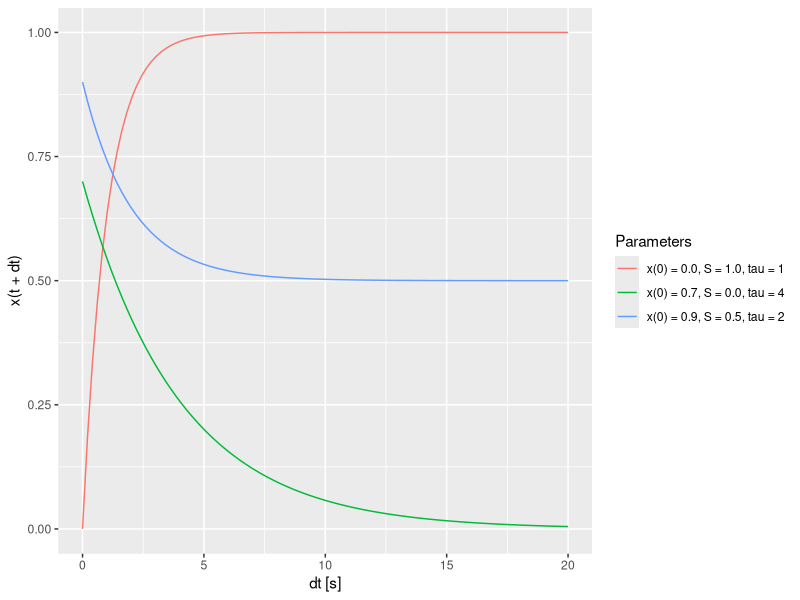

R code for this plot:
## ---- chunk 1
knitr::opts_chunk$set(
  collapse = TRUE,
  echo = FALSE,
  warning = FALSE,
  message = FALSE,
  comment = "#>"
)

library(dplyr)
library(ggplot2)
## ---- chunk 2
t <- seq(0, 20, length.out=100)
df <- 
  data.frame(x0 = c(0, 0.7, 0.9), S = c(1, 0, 0.5), tau = c(1, 4, 2)) %>%
  group_by(x0, S, tau) %>%
  summarise(x0 = x0[1],
            S = S[1],
            tau = tau[1],
            t = t,
            x = S + (x0 - S) * exp(-t / tau),
            Parameters = sprintf("x(0) = %.1f, S = %.1f, tau = %d", x0[1], S[1], tau[1]),
            .groups="keep")

ggplot(df, aes(x=t, y=x, color=Parameters)) + 
  geom_line() + 
  xlab("dt [s]") +
  ylab("x(t + dt)") + 
  ylim(0, 1)
